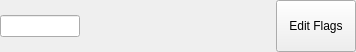
<ui version="4.0"  >
 <class>ValueFlagsWidget</class>
 <widget class="QWidget" name="ValueFlagsWidget" >
  <property name="geometry" >
   <rect>
    <x>0</x>
    <y>0</y>
    <width>356</width>
    <height>52</height>
   </rect>
  </property>
  <property name="sizePolicy" >
   <sizepolicy vsizetype="Minimum" hsizetype="Minimum" >
    <horstretch>0</horstretch>
    <verstretch>0</verstretch>
   </sizepolicy>
  </property>
  <property name="minimumSize" >
   <size>
    <width>0</width>
    <height>20</height>
   </size>
  </property>
  <property name="windowTitle" >
   <string/>
  </property>
  <layout class="QHBoxLayout" >
   <property name="rightMargin" >
    <number>0</number>
   </property>
   <property name="leftMargin" >
    <number>0</number>
   </property>
   <property name="topMargin" >
    <number>0</number>
   </property>
   <property name="bottomMargin" >
    <number>0</number>
   </property>
   <item>
    <widget class="QLineEdit" name="edit" >
     <property name="minimumSize" >
      <size>
       <width>80</width>
       <height>0</height>
      </size>
     </property>
     <property name="maximumSize" >
      <size>
       <width>80</width>
       <height>16777215</height>
      </size>
     </property>
     <property name="focusPolicy" >
      <enum>Qt::StrongFocus</enum>
     </property>
     <property name="alignment" >
      <set>Qt::AlignRight|Qt::AlignVCenter</set>
     </property>
    </widget>
   </item>
   <item>
    <spacer>
     <property name="orientation" >
      <enum>Qt::Horizontal</enum>
     </property>
     <property name="sizeHint" >
      <size>
       <width>40</width>
       <height>20</height>
      </size>
     </property>
    </spacer>
   </item>
   <item>
    <widget class="QPushButton" name="button" >
     <property name="sizePolicy" >
      <sizepolicy vsizetype="Minimum" hsizetype="Minimum" >
       <horstretch>0</horstretch>
       <verstretch>0</verstretch>
      </sizepolicy>
     </property>
     <property name="minimumSize" >
      <size>
       <width>0</width>
       <height>20</height>
      </size>
     </property>
     <property name="focusPolicy" >
      <enum>Qt::StrongFocus</enum>
     </property>
     <property name="text" >
      <string>Edit Flags</string>
     </property>
    </widget>
   </item>
  </layout>
 </widget>
 <resources/>
 <connections/>
</ui>
